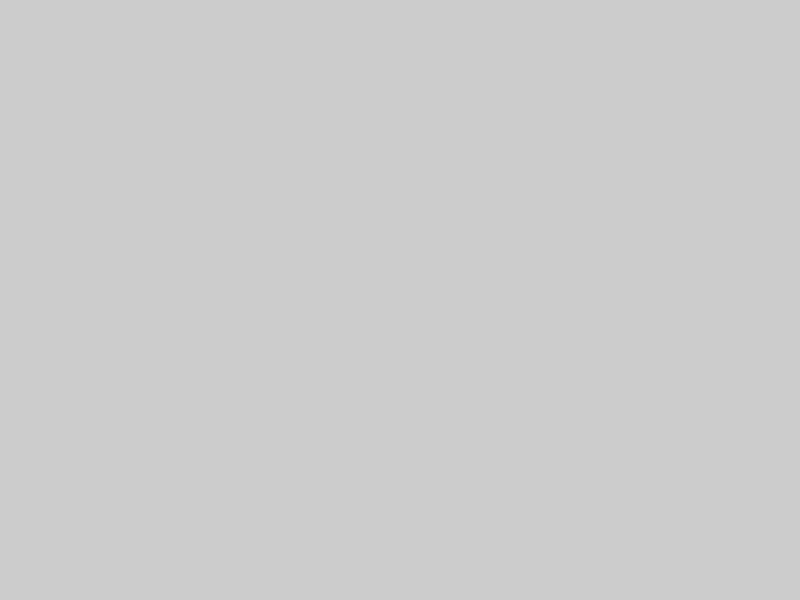
Frame 1 (no input)
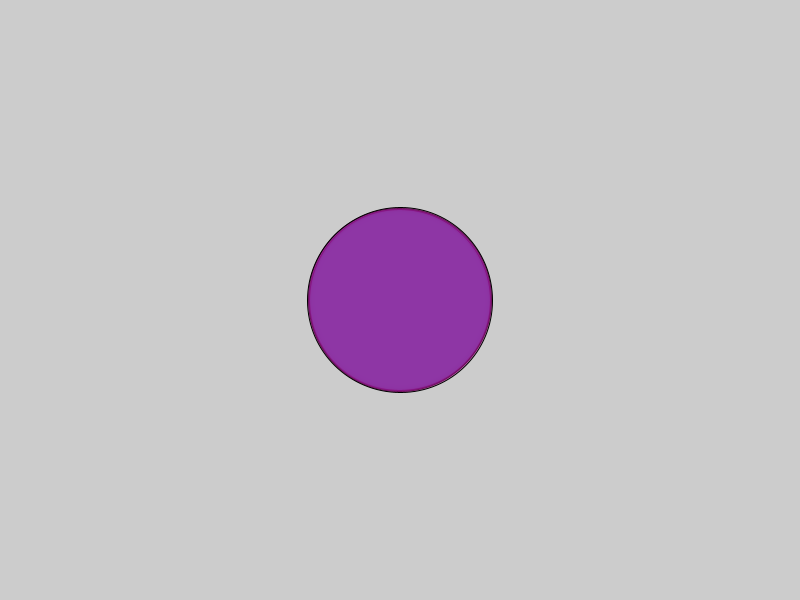
Frame 60 (the mouse pressed at the canvas centre just before this capture)
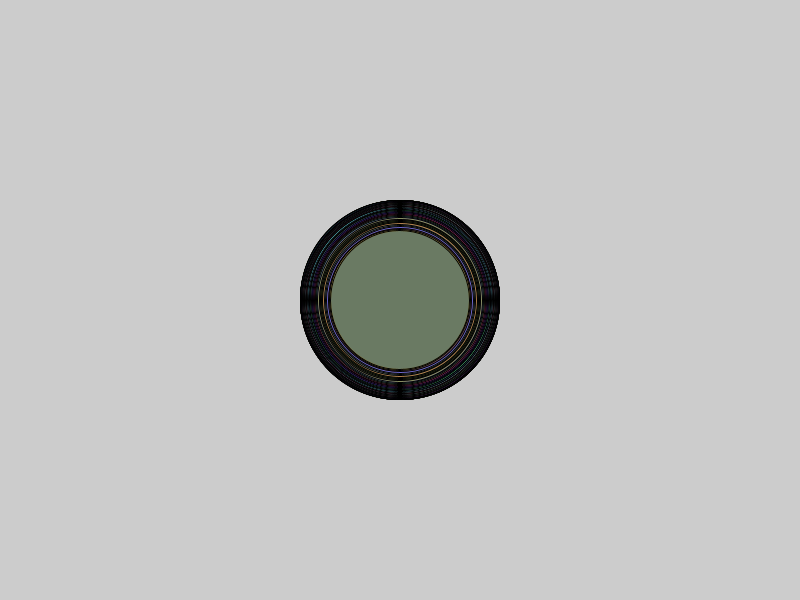
Frame 120 (the mouse held since frame 60 and released just before this capture)

The Processing sketch that drew these frames (run headless with seeded random() and noise(); from frame 60 on, the mouse is pressed at the canvas centre):

// Processing sketch: MovementUsingSine
// ── MovementUsingSine.pde
float mySize;
float mySizeMod;
float sizeLimit = 200;

void setup() {
  size (800, 600);
}

void draw() {
 // background(0);
 
 
  float r = random(0,255);
  float g = random(0,255);
  float b = random(0,255);
  
  mySize = sin(mySizeMod)*sizeLimit;
  fill(r,g,b,145);
  
  ellipse(width/2, height/2, mySize, mySize);
  mySizeMod += 0.02;



}
